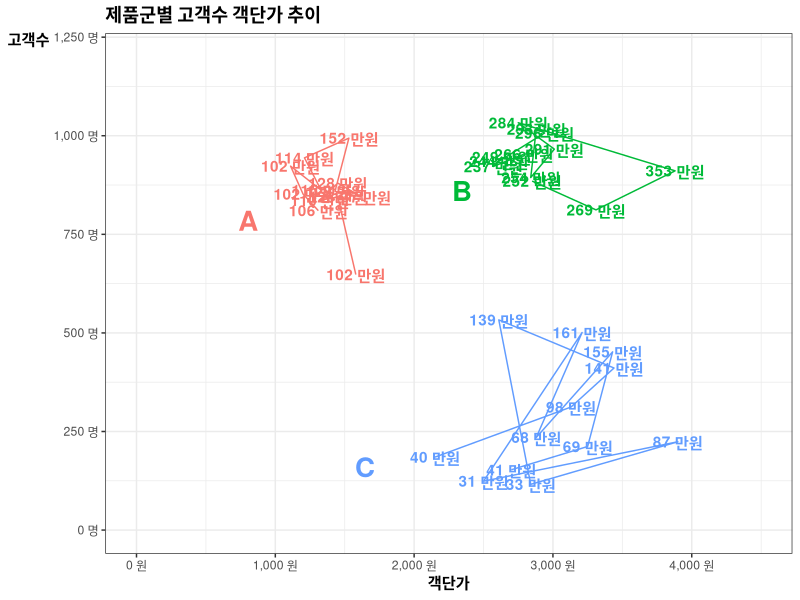

This figure's R source:
library(ggplot2)
library(scales)
library(dplyr)

df <- 
  data.frame(
    month = rep(1:12, 3),
    class = rep(LETTERS[1:3], each=12),
    avg.price = 
      c(1310,1200,1110,1330,1210,1530,1430,1620,1450,1320,1450,1580,
        2850,3310,3880,2750,3010,2840,2880,2940,2610,2630,2570,2790,
        2150,3130,3440,2610,2840,3900,2500,3210,2880,3430,3250,2700),
    active.user = 
      c(810,852,923,862,944,994,859,845,880,836,845,648,
        885,812,911,1033,966,894,1017,1007,935,946,922,953,
        185,312,411,533,116,224,124,501,235,452,212,153))

df %>%
  ggplot(aes(x=avg.price, y=active.user, colour=class)) +
  geom_path() +
  geom_text(
    aes(label=paste(comma(round(avg.price*active.user/10^4)),'만원')),
    fontface='bold') +
  geom_text(
    aes(label=case_when(month == 1 ~ as.character(class), TRUE ~ '')), 
    hjust=4, vjust=1, fontface='bold', size=7) +
  theme_bw() +
  theme(
    title = element_text(face='bold'),
    axis.title.y = element_text(angle=0), 
    legend.position = 'none') +
  scale_y_continuous(labels = function(x) paste(comma(x), '명'), limits = c(0,1200)) +
  scale_x_continuous(labels = function(x) paste(comma(x), '원'), limits = c(0,4500)) +
  labs(title='제품군별 고객수 객단가 추이', y='고객수', x='객단가')

# facebook post : other answers
# https://www.facebook.com/groups/KoreaRUsers/permalink/1245686742230692/
